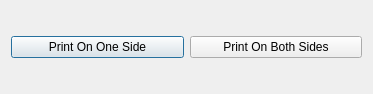
<?xml version="1.0" encoding="UTF-8"?>
<ui version="4.0">
 <class>DuplexPrintDialog</class>
 <widget class="QDialog" name="DuplexPrintDialog">
  <property name="geometry">
   <rect>
    <x>0</x>
    <y>0</y>
    <width>373</width>
    <height>94</height>
   </rect>
  </property>
  <property name="windowTitle">
   <string>Both side printing...</string>
  </property>
  <layout class="QGridLayout" name="gridLayout">
   <item row="0" column="0">
    <layout class="QHBoxLayout" name="horizontalLayout">
     <item>
      <widget class="QPushButton" name="oneSide">
       <property name="text">
        <string>Print On One Side</string>
       </property>
      </widget>
     </item>
     <item>
      <widget class="QPushButton" name="bothSide">
       <property name="text">
        <string>Print On Both Sides</string>
       </property>
      </widget>
     </item>
    </layout>
   </item>
  </layout>
 </widget>
 <resources/>
 <connections>
  <connection>
   <sender>bothSide</sender>
   <signal>clicked()</signal>
   <receiver>DuplexPrintDialog</receiver>
   <slot>accept()</slot>
   <hints>
    <hint type="sourcelabel">
     <x>275</x>
     <y>46</y>
    </hint>
    <hint type="destinationlabel">
     <x>186</x>
     <y>46</y>
    </hint>
   </hints>
  </connection>
  <connection>
   <sender>oneSide</sender>
   <signal>clicked()</signal>
   <receiver>DuplexPrintDialog</receiver>
   <slot>reject()</slot>
   <hints>
    <hint type="sourcelabel">
     <x>97</x>
     <y>46</y>
    </hint>
    <hint type="destinationlabel">
     <x>186</x>
     <y>46</y>
    </hint>
   </hints>
  </connection>
 </connections>
</ui>
